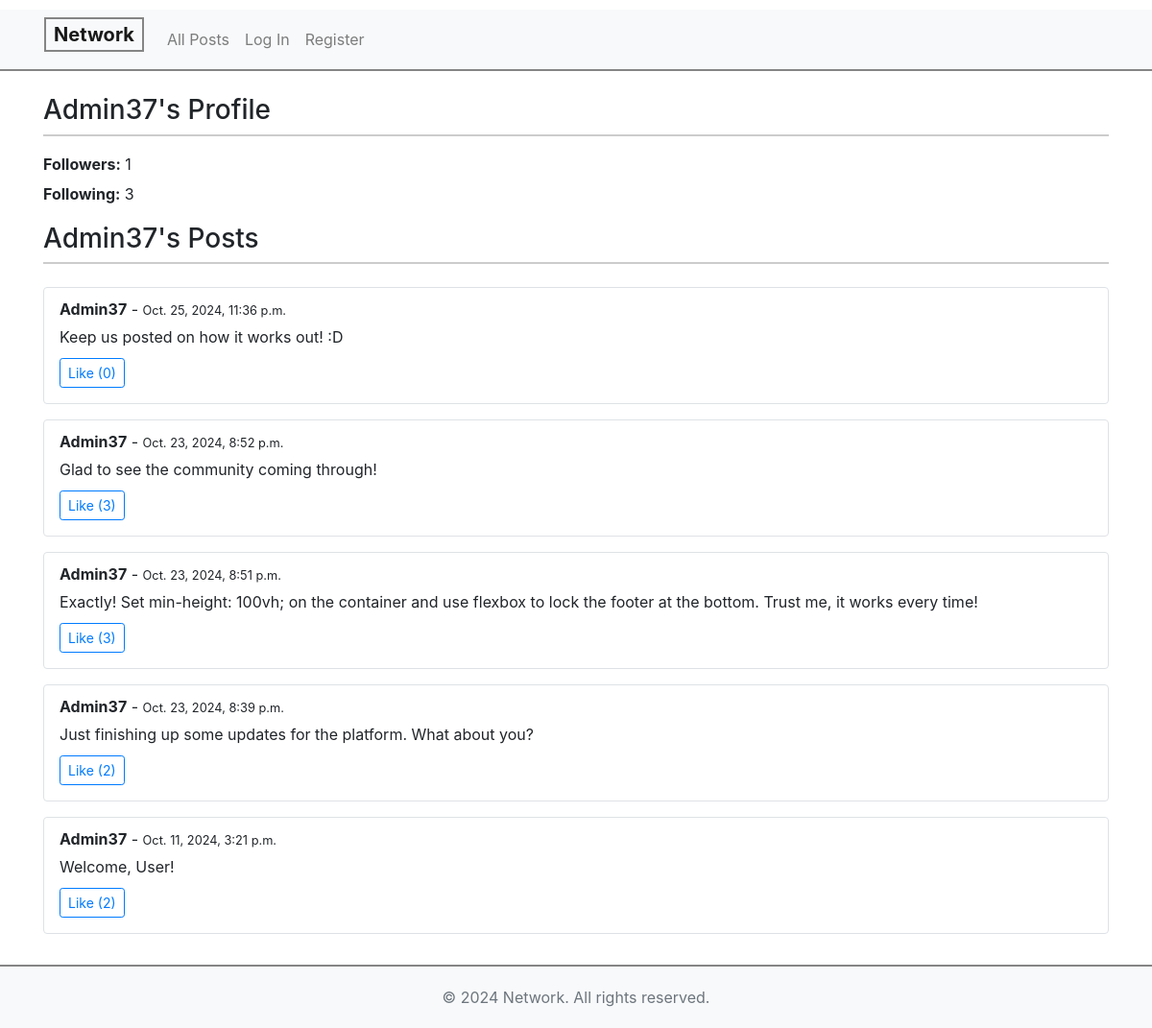
The page /profile/Admin37 on the database its author committed.
### network/models.py (models this page shows, shortened)
class User(AbstractUser):
    following = models.ManyToManyField('self', symmetrical=False, related_name='followers')

class Post(models.Model):
    user = models.ForeignKey(User, on_delete=models.CASCADE, related_name="posts")
    content = models.TextField()
    timestamp = models.DateTimeField(auto_now_add=True)
    likes = models.ManyToManyField(User, related_name='liked_posts', blank=True)

### network/views.py (the view)
# urls.py: path("profile/<str:username>", views.profile, name="profile"),
def profile(request, username):
    profile_user = get_object_or_404(User, username=username)
    follower_count = profile_user.followers.count()
    following_count = profile_user.following.count()
    posts = Post.objects.filter(user=profile_user).order_by('-timestamp')
    is_following = request.user in profile_user.followers.all()
    return render(request, "network/profile.html", {
        "profile_user": profile_user,
        "follower_count": follower_count,
        "following_count": following_count,
        "posts": posts,
        "is_following": is_following
    })

### network/templates/network/profile.html (shortened to what this page needs)
{% extends "network/layout.html" %}
{% block body %}
    <h3 class="page-header">{{ profile_user.username }}'s Profile</h3>
    <div id="profile-info" class="{% if not user.is_authenticated or user == profile_user %}custom-margin{% endif %}">
        <p><strong>Followers:</strong> <span id="follower-count">{{ follower_count }}</span></p>
        <p><strong>Following:</strong> {{ following_count }}</p>
    </div>
    <h4 class="page-header">{{ profile_user.username }}'s Posts</h4>
    <div id="all-posts">
        {% for post in posts %}
            <div class="post mb-3 p-3 border rounded">
                <strong>{{ post.user.username }}</strong> - <small>{{ post.timestamp }}</small>
                <p id="post-content-{{ post.id }}" class="post-content">{{ post.content }}</p>
                <button class="btn btn-sm
                    {% if user in post.likes.all %} btn-success {% else %} btn-outline-primary {% endif %}
                    like-btn"
                    data-post-id="{{ post.id }}"
                    data-url-like="{% url 'like_post' post.id %}">
                    {% if user in post.likes.all %}
                        Unlike (<span id="likes-count-{{ post.id }}">{{ post.likes.count }}</span>)
                    {% else %}
                        Like (<span id="likes-count-{{ post.id }}">{{ post.likes.count }}</span>)
                    {% endif %}
                </button>
            </div>
        {% endfor %}
    </div>
{% endblock %}

### network/static/network/styles.css (style rules this page uses)
html, body { height: 100%; margin: 0; display: flex; flex-direction: column; }
.page-header { font-size: 1.75rem; margin-bottom: 1.5rem; border-bottom: 2px solid #ccc; padding-bottom: 0.5rem; }
h3.page-header { margin-bottom: 1.1rem; }
#profile-info p { margin-bottom: 0.4rem; }
.post { background-color: #fff; margin-bottom: 1rem; padding-top: 10px !important; }
.post-content { margin-top: 5px; margin-bottom: 10px; }
.border { border-color: #ddd; }
.custom-margin { margin-bottom: 18px; }

### rows shown on the page
User: username "Admin37"
Post: user.username "Admin37", timestamp "Oct. 25, 2024, 11:36 p.m.", content "Keep us posted on how it works out! :D", likes.count "0"
Post: user.username "Admin37", timestamp "Oct. 23, 2024, 8:52 p.m.", content "Glad to see the community coming through!", likes.count "3"
Post: user.username "Admin37", timestamp "Oct. 23, 2024, 8:51 p.m.", content "Exactly! Set min-height: 100vh; on the container and use flexbox to lock the footer at the bottom. Trust me, it works every time!", likes.count "3"
Post: user.username "Admin37", timestamp "Oct. 23, 2024, 8:39 p.m.", content "Just finishing up some updates for the platform. What about you?", likes.count "2"
Post: user.username "Admin37", timestamp "Oct. 11, 2024, 3:21 p.m.", content "Welcome, User!", likes.count "2"

### other values the page prints
{{ follower_count }} "1"
{{ following_count }} "3"
